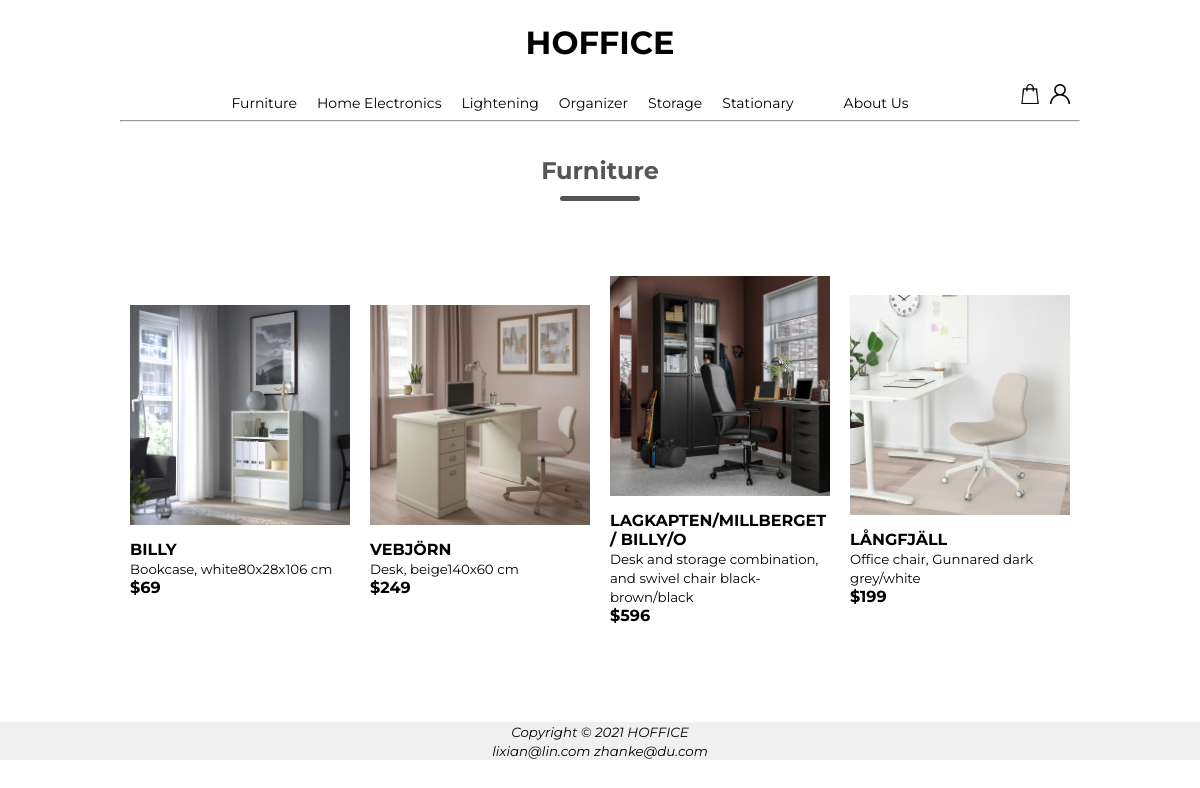
Before: /furniture.php with the older database file.
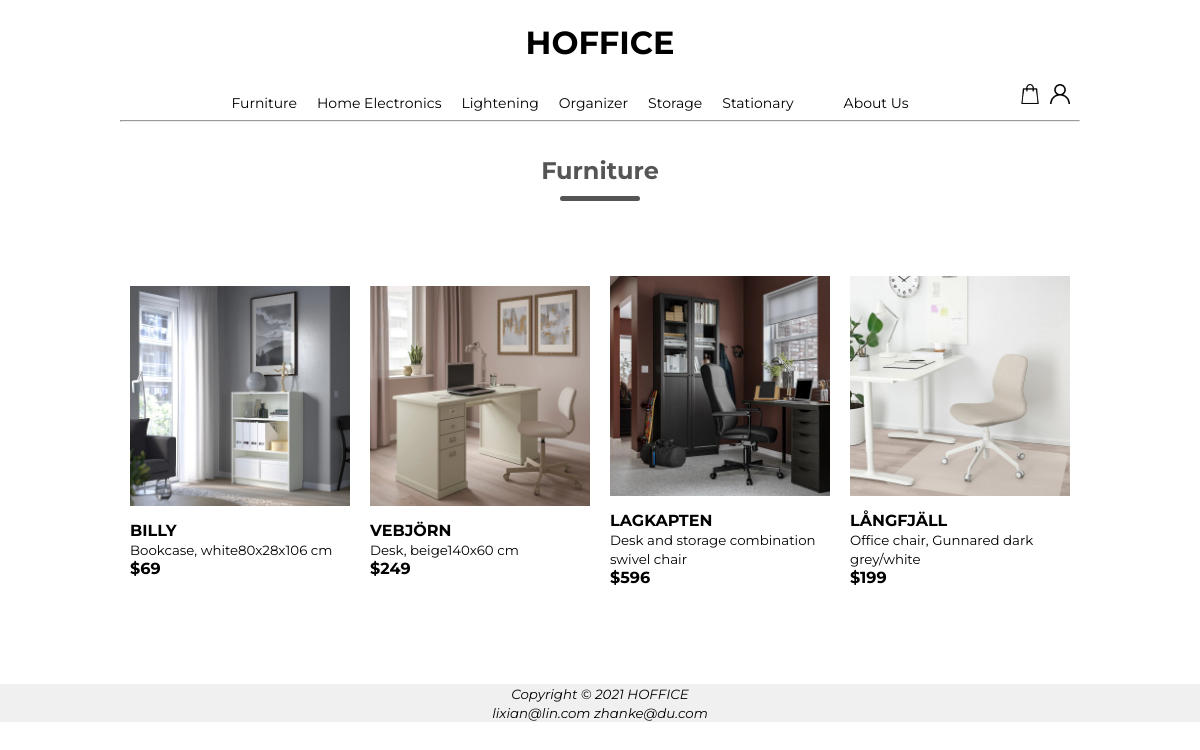
After: the same page with the newer database file.
### tables this page shows
create table if not exists image (
	img_id int unsigned not null auto_increment primary key,
	p_id int unsigned not null,
	img_dir char(30));

CREATE TABLE IF NOT EXISTS product (
    p_id INT UNSIGNED AUTO_INCREMENT PRIMARY KEY,
    p_name VARCHAR(30) NOT NULL,
    p_price DOUBLE NOT NULL,
    p_sht_desc VARCHAR(200) NOT NULL,
    p_lng_desc VARCHAR(500) NOT NULL
    );

### furniture.php (the view, shortened to what this page needs)
<?php
include_once('connect.php');
$query = "SELECT f32ee.product.p_id, f32ee.product.p_name, f32ee.product.p_price, f32ee.product.p_sht_desc, f32ee.image.img_id,f32ee.image.img_dir
	FROM f32ee.product
	INNER JOIN image ON f32ee.product.p_id=f32ee.image.p_id
	WHERE f32ee.image.img_id like '1%0'";
$result = $conn->query($query);
$num_result = $result->num_rows;
?>
<?php
include_once("header.php");
?>
<hr>
<br>
<div class="section-title">
    <h2> Furniture</h2>
</div>
<div class="products">
    <div class="row">
        <?php
        for ($i = 0; $i < $num_result; $i++) {
            $row = $result->fetch_assoc();
            ?>
            <div class="col-4" onclick="submit(this)">
                <img class="product-img" src="<?php echo $row['img_dir']; ?>">
                <h4><?php echo $row['p_name']; ?></h4>
                <small><?php echo $row['p_sht_desc']; ?></small>
                <h4>$<?php echo $row['p_price']; ?></h4>
            </div>
            <?php
        }
        ?>
    </div>
</div>
<br>
<br>
<br>
<?php
include_once("footer.php");
?>
</body>
</html>

Changed rows visible on the page:
changed through a linked row, image: p.p_name "LAGKAPTEN/MILLBERGET / BILLY/O" → "LAGKAPTEN"; p.p_sht_desc "Desk and storage combination, and swivel chair black-brown/black" → "Desk and storage combination swivel chair"
